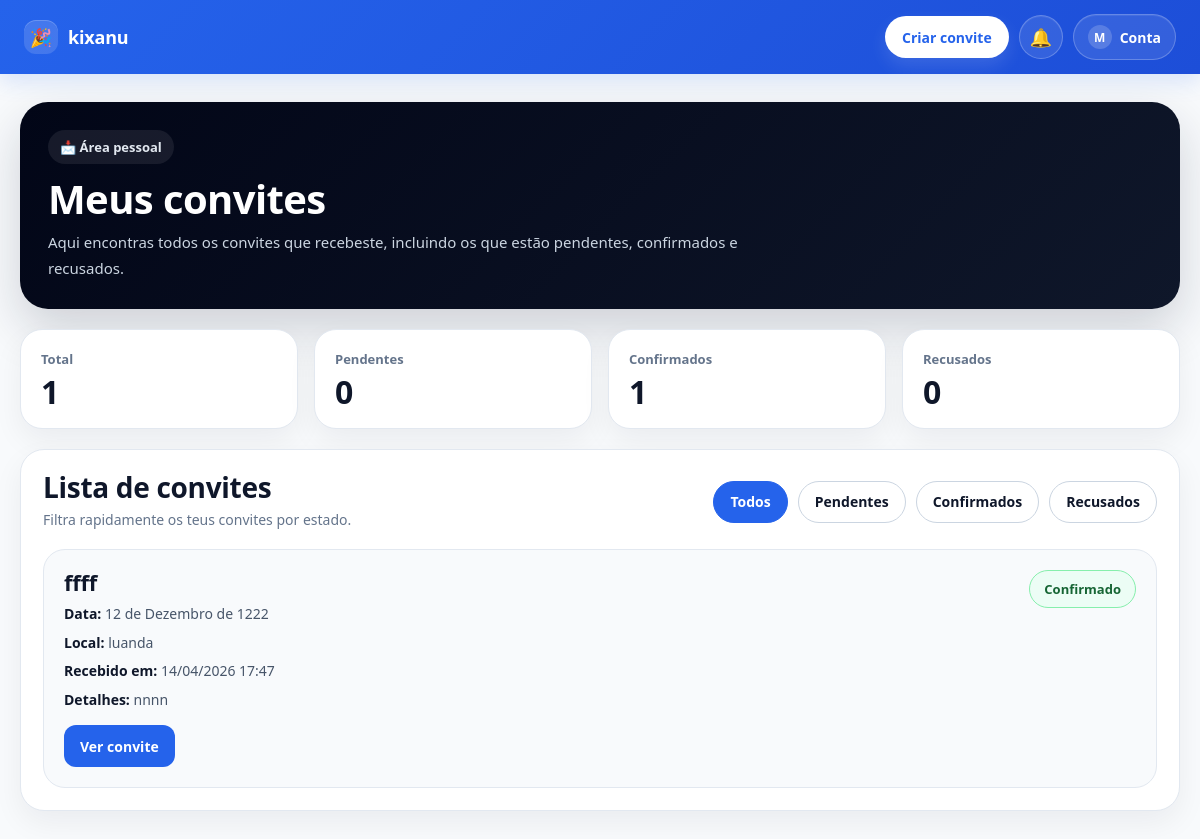
/my-invitations/ (signed in), run on an earlier commit of the app's database.
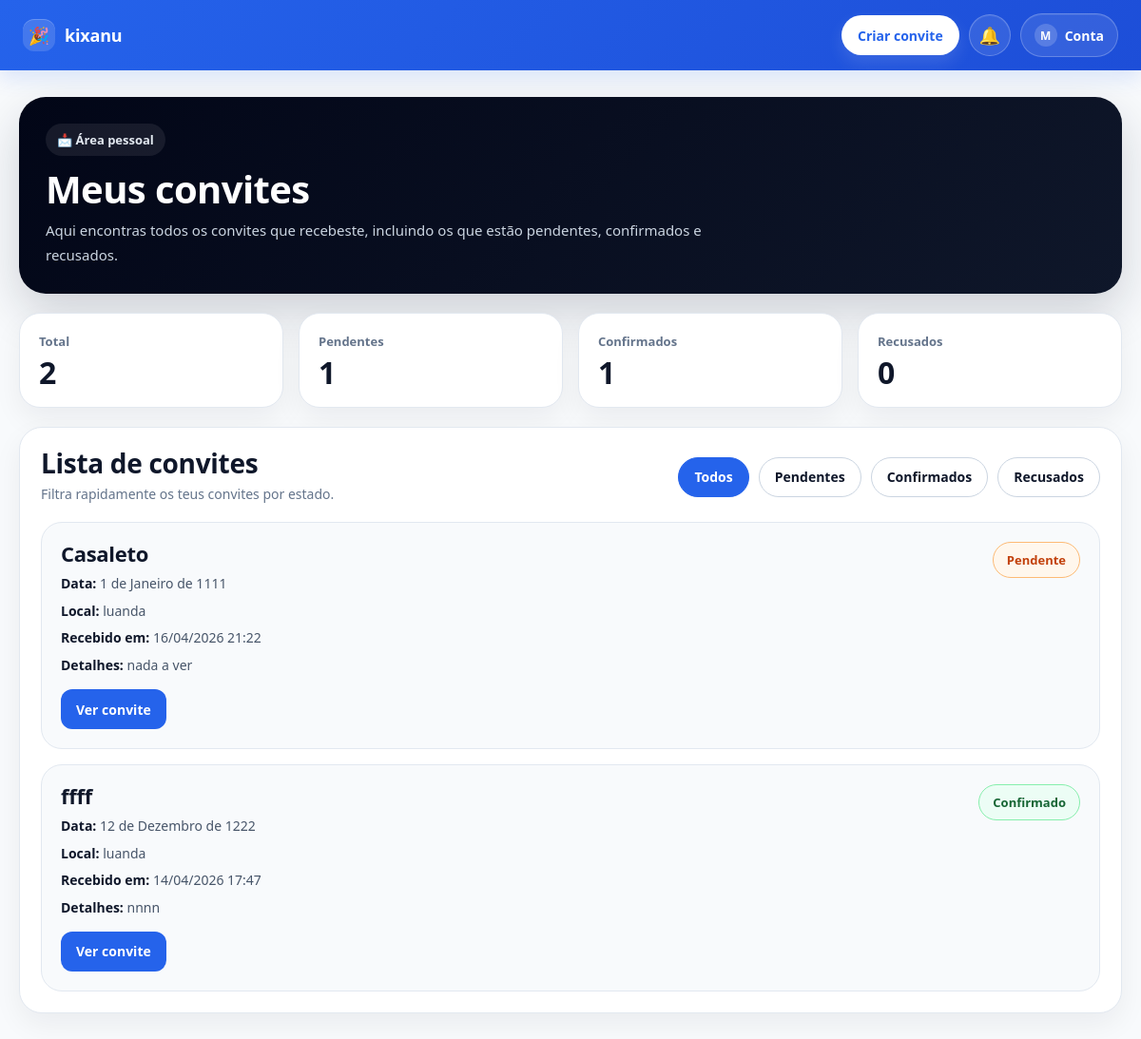
And on a later commit of the database.
### invitations/models.py (models this page shows, shortened)
class Invitation(models.Model):
    STATUS_CHOICES = [
        ('pending', 'Pendente'),
        ('accepted', 'Aceitou'),
        ('declined', 'Recusou'),
    ]
    event = models.ForeignKey(Event, on_delete=models.CASCADE)
    guest = models.ForeignKey(Guest, on_delete=models.CASCADE)
    status = models.CharField(max_length=10, choices=STATUS_CHOICES, default='pending')
    sent_at = models.DateTimeField(auto_now_add=True)
    class Meta:
        unique_together = ('event', 'guest')

### events/models.py (models this page shows, shortened)
class Event(models.Model):
    EVENT_TYPE_CHOICES = [
        ('aniversario', 'Aniversário'),
        ('casamento', 'Casamento'),
        ('noivado', 'Noivado'),
        ('baptizado', 'Baptizado'),
        ('cha_de_bebe', 'Chá de bebé'),
        ('formatura', 'Formatura'),
        ('conferencia', 'Conferência'),
        ('reuniao', 'Reunião'),
        ('evento_corporativo', 'Evento corporativo'),
        ('outro', 'Outro'),
    ]
    owner = models.ForeignKey(User, on_delete=models.CASCADE, null=True, blank=True)
    name = models.CharField(max_length=255)
    event_type = models.CharField(max_length=50, choices=EVENT_TYPE_CHOICES, default='outro')
    date = models.DateField()
    location = models.CharField(max_length=255, blank=True, null=True)
    description = models.TextField(blank=True, null=True)
    allowed_companions = models.PositiveIntegerField(default=0)

### invitations/views.py (the view)
# urls.py: path('my-invitations/', views.my_invitations, name='my_invitations'),
@login_required
def my_invitations(request):
    user_email = (request.user.email or '').strip().lower()
    status_filter = request.GET.get('status', '').strip()
    invitations = (
        Invitation.objects
        .filter(guest__email__iexact=user_email)
        .select_related('event', 'guest')
        .order_by('-sent_at')
    )
    if status_filter in ['pending', 'accepted', 'declined']:
        invitations = invitations.filter(status=status_filter)
    total_count = Invitation.objects.filter(
        guest__email__iexact=user_email
    ).count()
    pending_count = Invitation.objects.filter(
        guest__email__iexact=user_email,
        status='pending'
    ).count()
    accepted_count = Invitation.objects.filter(
        guest__email__iexact=user_email,
        status='accepted'
    ).count()
    declined_count = Invitation.objects.filter(
        guest__email__iexact=user_email,
        status='declined'
    ).count()
    return render(request, 'invitations/my_invitations.html', {
        'invitations': invitations,
        'status_filter': status_filter,
        'total_count': total_count,
        'pending_count': pending_count,
        'accepted_count': accepted_count,
        'declined_count': declined_count,
    })

### notifications/context_processors.py (called while the page is built)
def notification_count(request):
    if request.user.is_authenticated:
        notifications = Notification.objects.filter(
            user=request.user
        ).order_by('-created_at')
        unread_count = notifications.filter(is_read=False).count()
    else:
        notifications = Notification.objects.none()
        unread_count = 0
    return {
        'unread_notifications_count': unread_count,
        'notifications': notifications,
    }

### invitations/templates/invitations/my_invitations.html (shortened to what this page needs)
{% extends "base.html" %}
{% block content %}
<div class="page-shell">
    <section class="hero-card">
        <div class="hero-badge">📩 Área pessoal</div>
        <h1 class="hero-title">Meus convites</h1>
        <p class="hero-text">
            Aqui encontras todos os convites que recebeste, incluindo os que estão pendentes, confirmados e recusados.
        </p>
    </section>
    <section class="stats-grid">
        <div class="stat-card">
            <p class="stat-label">Total</p>
            <p class="stat-value">{{ total_count }}</p>
        </div>
        <div class="stat-card">
            <p class="stat-label">Pendentes</p>
            <p class="stat-value">{{ pending_count }}</p>
        </div>
        <div class="stat-card">
            <p class="stat-label">Confirmados</p>
            <p class="stat-value">{{ accepted_count }}</p>
        </div>
        <div class="stat-card">
            <p class="stat-label">Recusados</p>
            <p class="stat-value">{{ declined_count }}</p>
        </div>
    </section>
    <section class="content-card">
        <div class="toolbar">
            <div>
                <h2 class="section-title">Lista de convites</h2>
                <p class="section-text">Filtra rapidamente os teus convites por estado.</p>
            </div>
            <div class="filter-tabs">
                <a href="{% url 'my_invitations' %}" class="filter-tab {% if not status_filter %}active{% endif %}">
                    Todos
                </a>
                <a href="{% url 'my_invitations' %}?status=pending" class="filter-tab {% if status_filter == 'pending' %}active{% endif %}">
                    Pendentes
                </a>
                <a href="{% url 'my_invitations' %}?status=accepted" class="filter-tab {% if status_filter == 'accepted' %}active{% endif %}">
                    Confirmados
                </a>
                <a href="{% url 'my_invitations' %}?status=declined" class="filter-tab {% if status_filter == 'declined' %}active{% endif %}">
                    Recusados
                </a>
            </div>
        </div>
        {% if invitations %}
            <div class="invite-list">
                {% for invitation in invitations %}
                    <article class="invite-card">
                        <div>
                            <h3 class="invite-title">{{ invitation.event.name }}</h3>
                            <div class="invite-meta">
                                <p class="invite-meta-item">
                                    <span class="invite-meta-label">Data:</span>
                                    {{ invitation.event.date }}
                                </p>
                                <p class="invite-meta-item">
                                    <span class="invite-meta-label">Local:</span>
                                    {{ invitation.event.location|default:"Não informado" }}
                                </p>
                                <p class="invite-meta-item">
                                    <span class="invite-meta-label">Recebido em:</span>
                                    {{ invitation.sent_at|date:"d/m/Y H:i" }}
                                </p>
                                {% if invitation.event.description %}
                                    <p class="invite-meta-item">
                                        <span class="invite-meta-label">Detalhes:</span>
                                        {{ invitation.event.description }}
                                    </p>
                                {% endif %}
                            </div>
                            <div class="invite-actions">
                                <a href="{% url 'invite_status' invitation.guest.slug %}" class="invite-btn invite-btn-primary">
                                    Ver convite
                                </a>
                            </div>
                        </div>
                        <div>
                            {% if invitation.status == 'pending' %}
                                <span class="status-badge status-pending">Pendente</span>
                            {% elif invitation.status == 'accepted' %}
                                <span class="status-badge status-accepted">Confirmado</span>
                            {% elif invitation.status == 'declined' %}
                                <span class="status-badge status-declined">Recusado</span>
                            {% endif %}
                        </div>
                    </article>
                {% endfor %}
            </div>
        {% endif %}
    </section>
</div>
{% endblock %}

### templates/base.html (shortened to what this page needs)
<!DOCTYPE html>
<html lang="pt">
<head>
</head>
<body>
    <div class="navbar">
        <div class="nav-container">
            <a href="/" class="logo">
                <span class="logo-mark">🎉</span>
                <span class="logo-text">kixanu</span>
            </a>
            <div class="nav-links">
                <a href="/create/" class="nav-link-btn cta-btn">Criar convite</a>
                {% if request.user.is_authenticated %}
                    <div class="nav-popover-wrap">
                        <button
                            type="button"
                            class="icon-btn"
                            id="notificationsToggle"
                            aria-label="Abrir notificações"
                            aria-expanded="false"
                        >
                            🔔
                        </button>
                    </div>
                    <div class="nav-popover-wrap">
                        <button
                            type="button"
                            class="account-btn"
                            id="accountToggle"
                            aria-label="Abrir menu da conta"
                            aria-expanded="false"
                        >
                            <span class="account-avatar">
                                {{ request.user.username|slice:":1"|upper }}
                            </span>
                            <span>Conta</span>
                        </button>
                    </div>
                {% else %}
                    <a href="/login/" class="nav-link-btn ghost-btn">Entrar</a>
                {% endif %}
            </div>
        </div>
    </div>
    <div class="container">
        {% block content %}{% endblock %}
    </div>
</body>
</html>

### templates/base.html (style rules this page uses)
:root { --primary: #2563eb; --primary-dark: #1d4ed8; --dark: #0f172a; --text: #1e293b; --muted: #64748b; --border: #e2e8f0; --bg: #f8fafc; --card: #ffffff; --danger: #dc2626; }
* { box-sizing: border-box; }
html { scroll-behavior: smooth; }
body { margin: 0; font-family: "Segoe UI", Arial, sans-serif; background: var(--bg); color: var(--text); }
a { color: inherit; }
button { font-family: inherit; }
.navbar { background: linear-gradient(135deg, var(--primary), var(--primary-dark)); padding: 14px 24px; box-shadow: 0 8px 20px rgba(37, 99, 235, 0.15); position: sticky; top: 0; z-index: 1000; }
.nav-container { max-width: 1200px; margin: 0 auto; display: flex; align-items: center; justify-content: space-between; gap: 18px; }
.logo { display: inline-flex; align-items: center; gap: 10px; font-size: 18px; font-weight: 800; color: white; text-decoration: none; white-space: nowrap; letter-spacing: -0.2px; flex-shrink: 0; }
.logo-mark { width: 34px; height: 34px; border-radius: 12px; background: rgba(255, 255, 255, 0.14); display: inline-flex; align-items: center; justify-content: center; font-size: 18px; box-shadow: inset 0 1px 0 rgba(255,255,255,0.2); }
.logo-text { display: inline-block; line-height: 1; }
.nav-links { display: flex; align-items: center; gap: 10px; flex-wrap: wrap; }
.nav-link-btn { display: inline-flex; align-items: center; justify-content: center; min-height: 42px; padding: 10px 16px; border-radius: 999px; font-size: 14px; font-weight: 700; text-decoration: none; transition: 0.2s ease; white-space: nowrap; border: 1px solid transparent; cursor: pointer; }
.cta-btn { background: white; color: var(--primary); box-shadow: 0 8px 18px rgba(255,255,255,0.12); }
.nav-popover-wrap { position: relative; }
.icon-btn { position: relative; width: 44px; min-width: 44px; height: 44px; padding: 0; border-radius: 999px; background: rgba(255, 255, 255, 0.10); color: white; border: 1px solid rgba(255, 255, 255, 0.24); display: inline-flex; align-items: center; justify-content: center; cursor: pointer; transition: 0.2s ease; font-size: 18px; box-shadow: inset 0 1px 0 rgba(255,255,255,0.08); }
.account-btn { display: inline-flex; align-items: center; justify-content: center; min-height: 44px; padding: 10px 14px; border-radius: 999px; background: rgba(255, 255, 255, 0.10); color: white; border: 1px solid rgba(255, 255, 255, 0.24); cursor: pointer; transition: 0.2s ease; font-size: 14px; font-weight: 700; gap: 8px; box-shadow: inset 0 1px 0 rgba(255,255,255,0.08); }
.account-avatar { width: 24px; height: 24px; border-radius: 999px; background: rgba(255, 255, 255, 0.18); display: inline-flex; align-items: center; justify-content: center; font-size: 12px; font-weight: 800; }
.container { max-width: 1200px; margin: 0 auto; padding: 28px 20px 40px; }

What changed in the data, as far as the page shows it:
added Invitation: event.name "Casaleto", event "1 de Janeiro de 1111", event.location "luanda", sent_at "16/04/2026 21:22", event.description "nada a ver", status "Pendente"
Also different on the page:
{{ total_count }}: "1" → "2"
{{ pending_count }}: "0" → "1"
